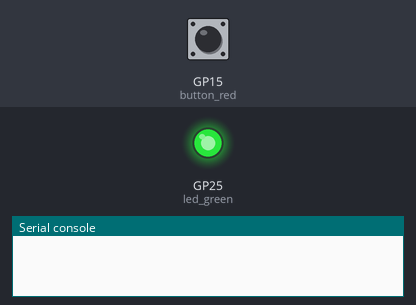
Simulated run of this program. Board: Raspberry Pi Pico running MicroPython. On the bench: output pins drawn as LEDs (lit = HIGH), the last lines printed to the serial console. Inputs (shaded band) come from the test bench; at power-on: GP15 (button_red) LOW.

Above: at 1.2 s.
1.3 s: GP15 (button_red) pulled HIGH for 0.15 s
At 8.1 s:
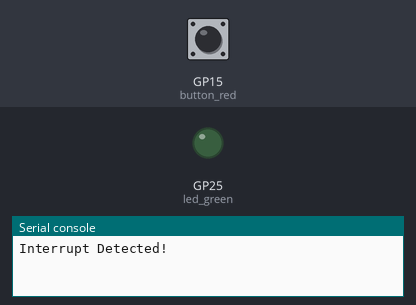
Timing chart, 0 to 13.4 s (numbered marks = the images above; inputs shaded):
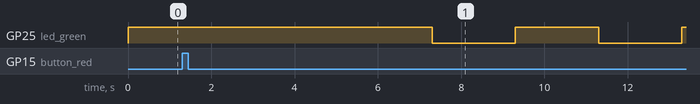

Measured:
- by itself, GP25 (led_green): alternates HIGH for 2.0 s and LOW for 2.0 s

The program:

button.py
```python
import machine
import utime


led_green = machine.Pin("LED", machine.Pin.OUT)
led_green.value(0)  # 关灯

button_red = machine.Pin(15, machine.Pin.IN)   # 正常下拉电阻为低，除非按他就会拉高

def in_handler(pin):
     button_red.irq(handler=None)  # 关闭此引脚的中断
     print("Interrupt Detected!")
     led_green.value(1)
     utime.sleep(4)  # 休眠在中断不常见，这是个示范
     led_green.value(0)
     button_red.irq(handler=in_handler)  # 重新设置程序，然后才能再次工作


# button_red.irq(trigger=machine.Pin.IRQ_RISING, handler=in_handler)
button_red.irq(in_handler,machine.Pin.IRQ_RISING)
# 修复中断请求  触发中断  我们在上升信号时触发它（低到高）  此时传入一个被称为中断处理程序的函数
# 每次按下按钮会有一个中断，就调用这个函数


# 不被中断时
while True:
      led_green.toggle()  # 切换函数 ，获取输出状态并将其反转
        # led将开或关，就反转成
      utime.sleep(2)
```
